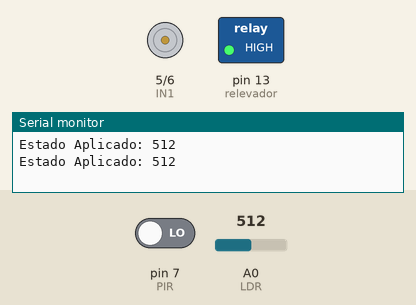
Recording of a sketch running on a simulated Arduino Uno, built with avr-gcc and run on an emulated ATmega328P. On the bench: motor-driver pin pairs drawn as motors (green arrow = first pin HIGH = forward, orange = second pin HIGH = backward, longer = more drive, scaled by the enable pin), switched loads named in the sketch (green lamp = pin HIGH), the last lines printed to the serial monitor. The inputs (shaded band) are chosen by the test bench; at power-on: pin 7 (PIR) LOW, A0 (LDR) = 512.

Above: at 2.8 s.
2.9 s: pin 7 (PIR) driven HIGH
At 4.3 s:
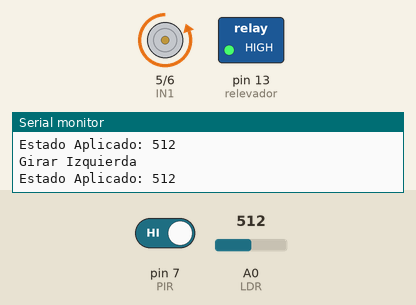
7.5 s: A0 (LDR) set to 485
At 8.6 s:
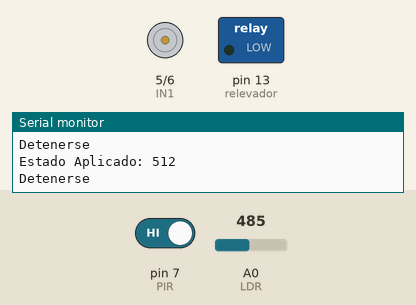
13.5 s: A0 (LDR) set to 510
At 14.4 s:
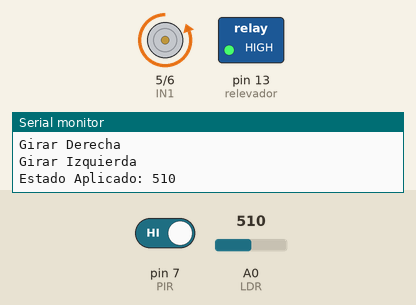
19.5 s: A0 (LDR) set to 490
At 22.9 s:
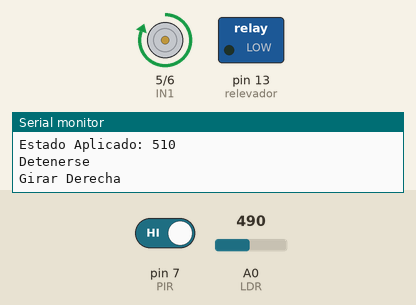
25.5 s: A0 (LDR) set to 511
At 49.0 s:
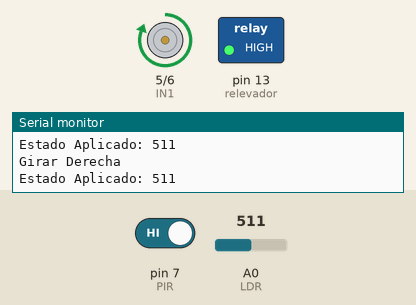
Timing chart, 0 to 63.5 s (numbered marks = the images above; inputs shaded):
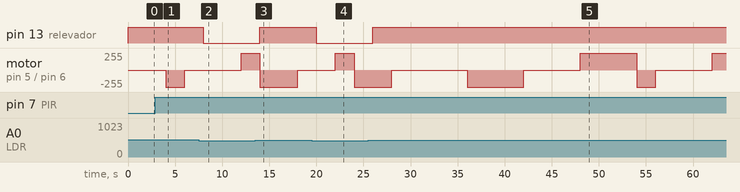

The sketch:

PuenteHRelevador.ino
```cpp
int ENA = 4;
int IN1 = 5;
int IN2 = 6;
int PIR = 7;
int LDR = A0;
int relevador = 13;

void setup() {
  // Inicializar comunicación serial
  Serial.begin(9600);
  Serial.setTimeout(10);

  pinMode(IN1, OUTPUT);
  pinMode(IN2, OUTPUT);
  pinMode(relevador, OUTPUT);
  pinMode(PIR, INPUT_PULLUP);
}

void loop() {
  int valPIR = digitalRead(PIR);

  if(valPIR == HIGH){
    int v = millis() % 3;
    if (v == 0) {
      Serial.println("Detenerse");
      digitalWrite(IN1, LOW);
      digitalWrite(IN2, LOW);
      analogWrite(ENA, 0);
    } else if (v == 1) {
      Serial.println("Girar Izquierda");
      digitalWrite(IN1, LOW);
      digitalWrite(IN2, HIGH);
      analogWrite(ENA, 255);
    } else if (v == 2) {
      Serial.println("Girar Derecha");
      digitalWrite(IN1, HIGH);
      digitalWrite(IN2, LOW);
      analogWrite(ENA, 255);
    }
  }

  int valLDR = analogRead(LDR);

  if(valLDR > 500){
    digitalWrite(relevador, HIGH);
    Serial.print("Estado Aplicado: ");
    Serial.println(valLDR);
  } else {
    digitalWrite(relevador, LOW);
  }

  delay(2000);
}
```

Measured:
- the behaviour switches between 501 and 500 on A0 (LDR) (found by bisection; images 1 and 2)
- after the input at 2.9 s, motor on pin 5 (IN1) / pin 6 (IN2): stopped → backward 255/255 after 1.1 s, → stopped 2.0 s later
- after the input at 7.5 s, pin 13 (relevador): HIGH → LOW after 0.50 s; motor on pin 5 (IN1) / pin 6 (IN2): stopped → forward 255/255 after 4.5 s
- after the input at 13.5 s, pin 13 (relevador): LOW → HIGH after 0.50 s
- after the input at 19.5 s, pin 13 (relevador): HIGH → LOW after 0.51 s
- after the input at 25.5 s, pin 13 (relevador): LOW → HIGH after 0.51 s
